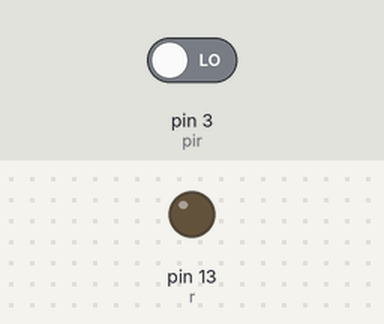
The sketch below on a simulated Arduino Uno, built with avr-gcc and run on an emulated ATmega328P. On the bench: output pins drawn as LEDs (lit = HIGH). Inputs (shaded band) come from the test bench; at power-on: pin 3 (pir) LOW. What the sketch prints to the serial monitor is not drawn.

Above: at 1.2 s.
1.3 s: pin 3 (pir) driven HIGH
At 2.1 s:
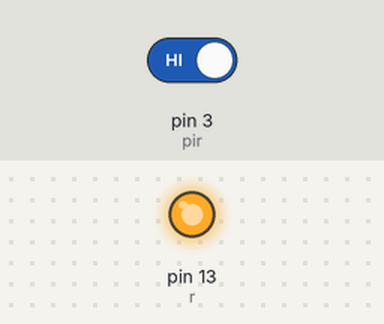
2.8 s: pin 3 (pir) driven LOW
At 3.3 s:
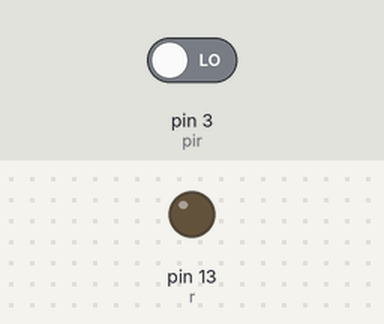
Timing chart, 0 to 5.8 s (numbered marks = the images above; inputs shaded):
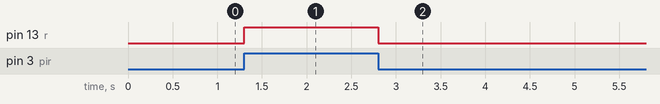

Measured:
- after the input at 1.3 s, pin 13 (r): LOW → HIGH at once
- after the input at 2.8 s, pin 13 (r): HIGH → LOW at once

The sketch:

pir1.ino
```cpp
// C++ code
int pir = 3;
int r = 13;

void setup()
{
  pinMode(r, OUTPUT);
  pinMode(pir, INPUT);
  Serial.begin(9600);
}

void loop()
{
  if (digitalRead(pir)){
    Serial.print("light");
    digitalWrite(r, HIGH);}
  else{
   digitalWrite(r,LOW);
   Serial.print("no light");}
   delay(100);
}
```
